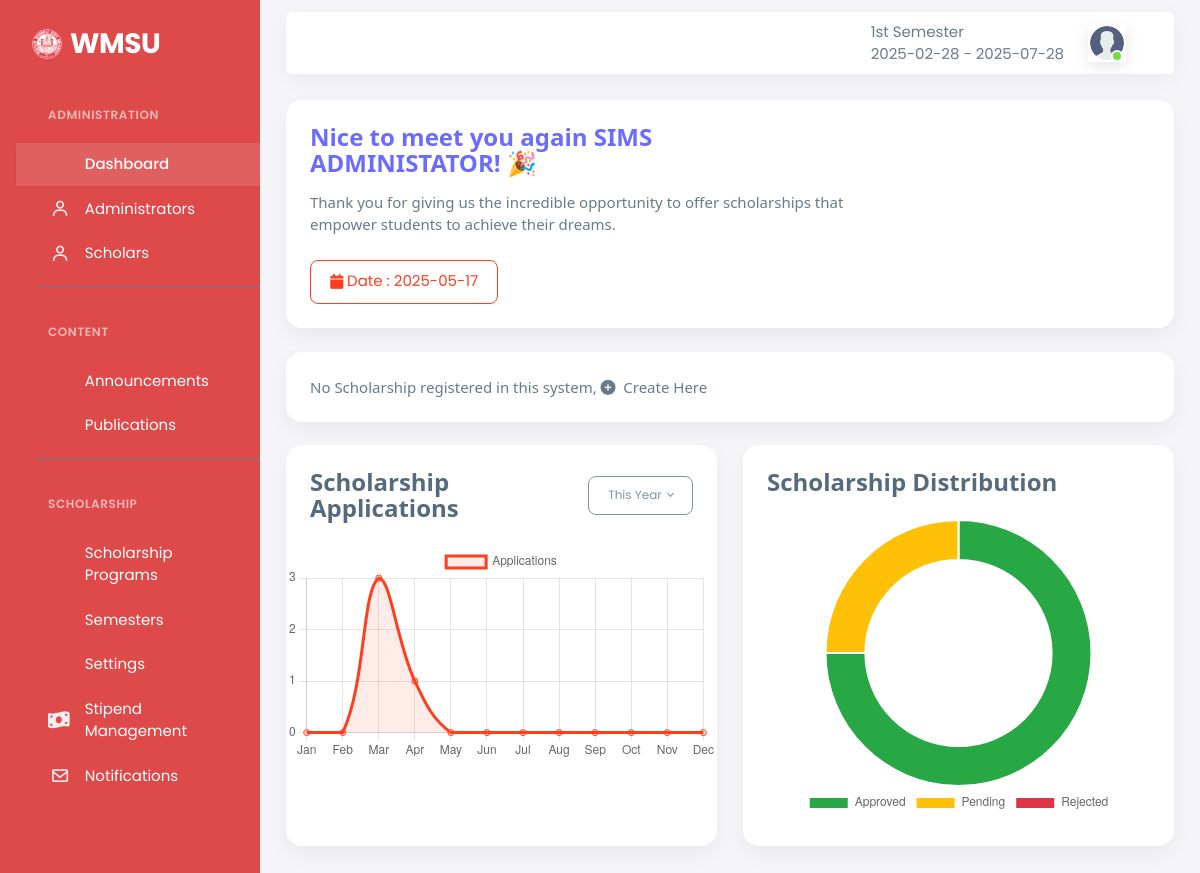
Page /scholars/index.php (signed in) on the committed database.
### tables this page shows
CREATE TABLE `settings` (
  `settingsID` int(11) NOT NULL,
  `Logo` varchar(100) NOT NULL DEFAULT 'logo.png',
  `Name` varchar(1000) NOT NULL,
  `email` varchar(28) NOT NULL,
  `contact` varchar(80) NOT NULL,
  `address` varchar(180) NOT NULL,
  `color` varchar(28) NOT NULL,
  `description` varchar(2000) DEFAULT NULL,
  `text_color` varchar(28) NOT NULL,
  `abbreviation` varchar(28) NOT NULL,
  `hero_title` varchar(255) DEFAULT 'Transform Your Future with',
  `hero_subtitle` text DEFAULT 'Access life-changing scholarship opportunities and take control of your academic journey at.',
  `navbar_color` varchar(50) DEFAULT NULL,
  `navbar_font_color` varchar(50) DEFAULT '#2d3436'
);

CREATE TABLE `semester` (
  `semesterID` int(11) NOT NULL,
  `sememestrName` varchar(88) NOT NULL,
  `date_start` varchar(20) NOT NULL,
  `date_end` varchar(20) NOT NULL,
  `flag` int(11) NOT NULL DEFAULT 0
);

CREATE TABLE `users` (
  `userID` int(11) NOT NULL,
  `studentID` varchar(88) NOT NULL,
  `profile` varchar(88) NOT NULL DEFAULT 'logo.png',
  `cor` varchar(88) DEFAULT NULL,
  `first_name` varchar(50) NOT NULL,
  `last_name` varchar(50) NOT NULL,
  `address` varchar(50) NOT NULL,
  `contact` varchar(50) NOT NULL,
  `email` varchar(50) NOT NULL,
  `password` varchar(250) NOT NULL,
  `code` int(11) NOT NULL,
  `status` varchar(50) NOT NULL,
  `roles` int(11) NOT NULL DEFAULT 3,
  `account_verifyer` int(11) NOT NULL DEFAULT 0,
  `created_account` timestamp NOT NULL DEFAULT current_timestamp()
);

### scholars/index.php (the view, shortened to what the rows shown need)
<?php include "./head.php";
$a = 1; ?>
<body>
  <?php include "./controls.php"; ?>
  <div class="layout-wrapper layout-content-navbar">
    <div class="layout-container">
      <?php include "./sidebar.php"; ?>
      <div class="layout-page">
        <?php include "./topbar.php"; ?>
        <link rel="stylesheet" href="https://cdnjs.cloudflare.com/ajax/libs/font-awesome/6.4.0/css/all.min.css">
        <link rel="stylesheet" href="https://cdn.jsdelivr.net/npm/flatpickr/dist/flatpickr.min.css">
        <div class="content-wrapper">
          <div class="container-xxl flex-grow-1 container-p-y">
            <div class="row">
              <div class="col-lg-12 mb-4 order-0">
                <div class="card">
                  <div class="d-flex align-items-end row">
                    <div class="col-sm-8">
                      <div class="card-body">
                        <h5 class="card-title text-primary">Nice to meet you again
                          <?php echo $fetch_info['first_name'] . ' ' . $fetch_info['last_name'] ?>! 🎉
                        </h5>
                        <p class="mb-4">
                          <?php if ($roles == 3) {
                            echo "We have a wide range of scholarship programs that offer numerous opportunities for students to pursue their academic goals.";
                          } else {
                            echo "Thank you for giving us the incredible opportunity to offer scholarships that empower students to achieve their dreams.";
                          } ?>
                        </p>
                        <a href="javascript:;" class="btn btn-outline-danger">
                          <i class="fas fa-calendar">&nbsp</i> Date : <?php echo $current_date ?>
                        </a>
                      </div>
                    </div>
                  </div>
                </div>
              </div>
            </div>
            <br>
            <?php if ($roles == 1) { ?>
            </div>
          <?php } ?>
          <script>
            const applicationsCtx = document.getElementById('applicationsChart');
            new Chart(applicationsCtx, {
              type: 'line',
              data: {
                labels: ['Jan', 'Feb', 'Mar', 'Apr', 'May', 'Jun', 'Jul', 'Aug', 'Sep', 'Oct', 'Nov', 'Dec'],
                datasets: [{
                  label: 'Applications',
                  data: [
                    <?php
                    $data = array_fill(0, 12, 0);
                    foreach ($monthly_applications as $app) {
                      $data[$app['month'] - 1] = intval($app['application_count']);
                    }
                    echo implode(',', $data);
                    ?>
                  ],
                  borderColor: '#ff3e1d',
                  tension: 0.4,
                  fill: true,
                  backgroundColor: 'rgba(255, 62, 29, 0.1)'
                }]
              },
              options: {
                responsive: true,
                plugins: {
                  legend: {
                    position: 'top',
                  }
                },
                scales: {
                  y: {
                    ticks: {
                      stepSize: 1,
                      precision: 0
                    }
                  }
                }
              }
            });
            const distributionCtx = document.getElementById('distributionChart');
            new Chart(distributionCtx, {
              type: 'doughnut',
              data: {
                labels: ['Approved', 'Pending', 'Rejected'],
                datasets: [{
                  data: [
                    <?php
                    $approved = $pending = $rejected = 0;
                    foreach ($status_distribution as $dist) {
                      if ($dist['application_status'] == 1)
                        $approved = $dist['status_count'];
                      elseif ($dist['application_status'] == 2)
                        $rejected = $dist['status_count'];
                      else
                        $pending = $dist['status_count'];
                    }
                    echo "$approved,$pending,$rejected";
                    ?>
                  ],
                  backgroundColor: [
                    '#28a745',
                    '#ffc107',
                    '#dc3545'
                  ]
                }]
              },
              options: {
                responsive: true,
                plugins: {
                  legend: {
                    position: 'bottom'
                  }
                },
                cutout: '70%'
              }
            });
          </script>
          <?php include "./footer.php"; ?>

### scholars/sidebar.php (shortened to what the rows shown need)
<link href="https://cdn.jsdelivr.net/npm/tailwindcss@2.2.19/dist/tailwind.min.css" rel="stylesheet">
<aside id="layout-menu" class="layout-menu menu-vertical menu"
  style="background-color: <?php echo $settings['color'] ?>">
  <div class="app-brand demo">
    <a href="system_description.php" class="app-brand-link">
      <span class="app-brand-logo demo">
        <img src="../assets/images/logo/<?php echo $settings['Logo'] ?>" alt="" class="img-fluid d-none d-sm-block"
          width="30px">
      </span>
      <span
        class="app-brand-text demo menu-text fw-bold ms-2 tcolor text-uppercase"><?php echo $settings['abbreviation'] ?></span>
    </a>
  </div>
</aside>

### scholars/topbar.php (shortened to what the rows shown need)
<nav class="layout-navbar container-xxl navbar navbar-expand-xl navbar-detached align-items-center bg-navbar-theme "
            id="layout-navbar">
            <div class="navbar-nav-right d-flex align-items-center" id="navbar-collapse">
              <ul class="navbar-nav flex-row align-items-center ms-auto">
                <li><?php echo $semdetails['sememestrName']."<br> ".$semdetails['date_start']." - ".$semdetails['date_end']?></li>
                <li class="nav-item navbar-dropdown dropdown-user dropdown">
                  <a class="nav-link dropdown-toggle hide-arrow" href="javascript:void(0);" data-bs-toggle="dropdown">
                    <div class="avatar avatar-online">
                      <img src="../assets/images/profile/<?php echo $fetch_info['profile']?>" alt class="w-px-40 h-auto rounded-circle" />
                    </div>
                  </a>
                </li>
              </ul>
            </div>
          </nav>

### rows in the picture
settings: Logo (picture), abbreviation "WMSU"
semester: sememestrName "1st Semester", date_start "2025-02-28", date_end "2025-07-28"
users: profile (picture), first_name "SIMS", last_name "ADMINISTATOR"

### other values in the picture
$current_date "2025-05-17"
chart data {{ implode(',', $data) }} 0,0,3,1,0,0,0,0,0,0,0,0
chart data {{ $approved }} 3
chart data {{ $pending }} 1
chart data {{ $rejected }} 0
